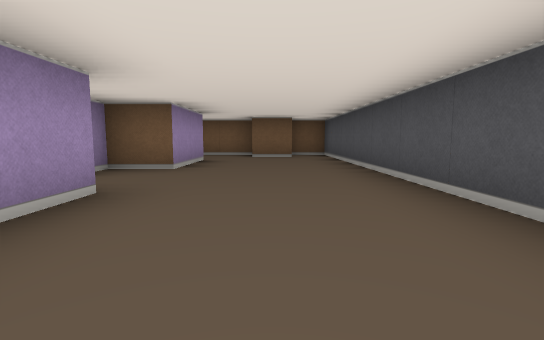
[1] (above)

18 first-person views from a walk through a cub3D ray-caster map. The camera is about half as high as the walls, tilts 6° down and sees 85° across. The floor is counted in squares. Each view is taken from the middle of a square. On the plan, view 1 faces up. The plan holds only what a view shows up to about 9 squares ahead; the rest is blank.

[2]
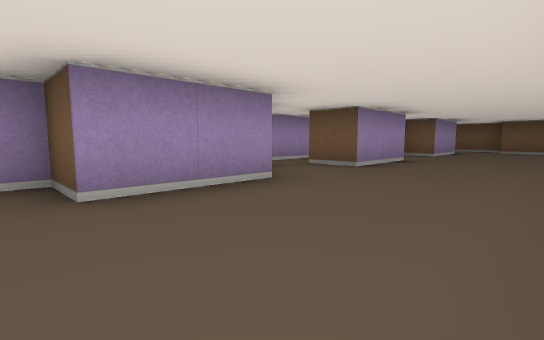

[3]
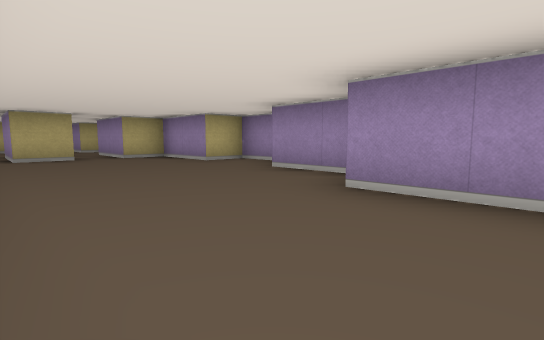

[4]
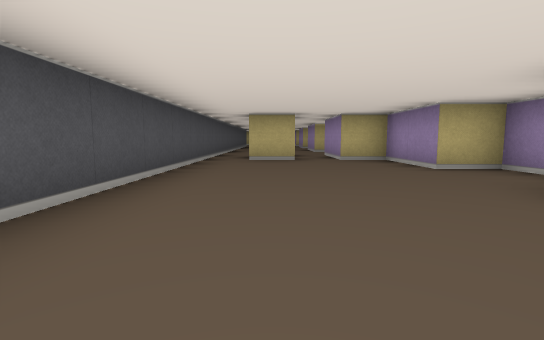

[5]
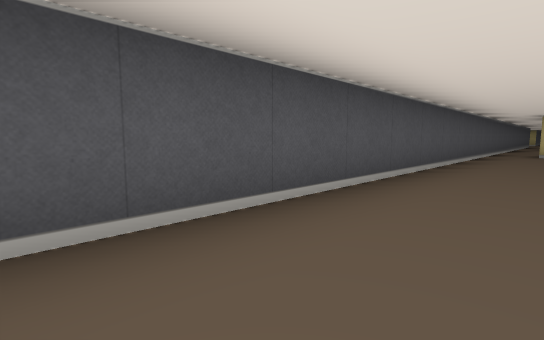

[6]
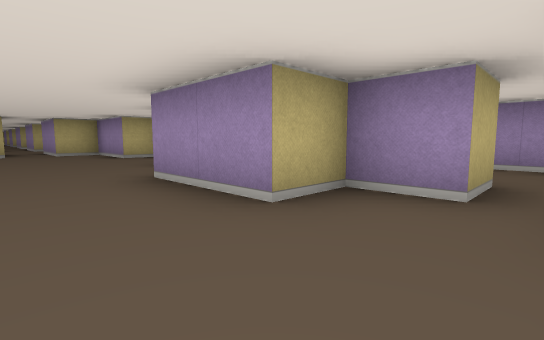

[7]
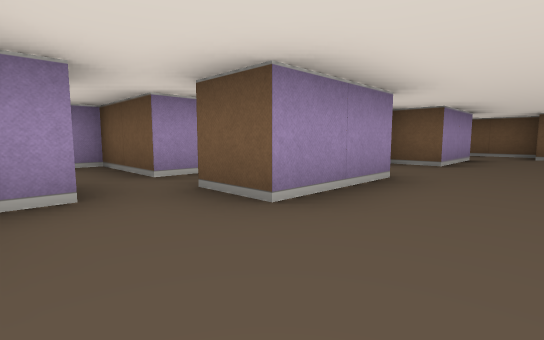

[8]
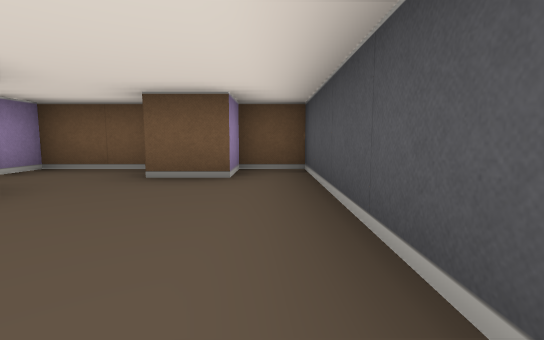

[9]
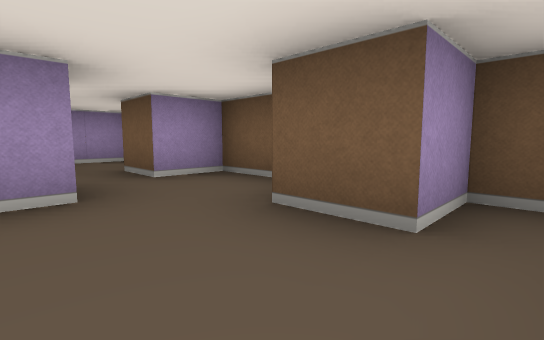

[10]
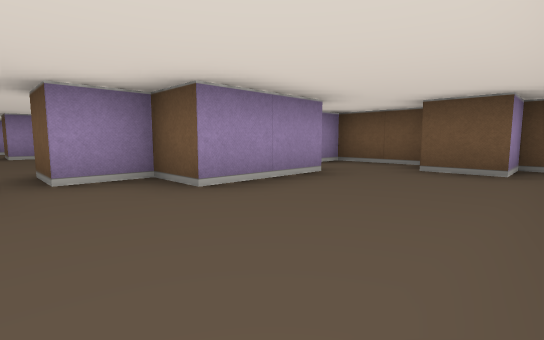

[11]
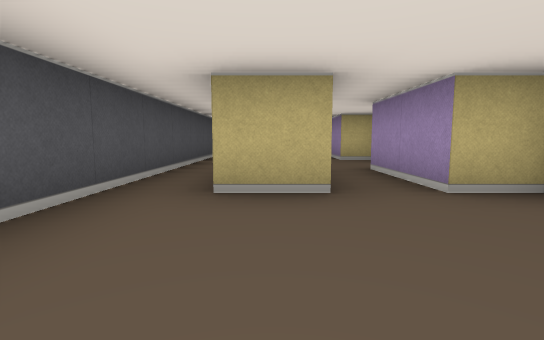

[12]
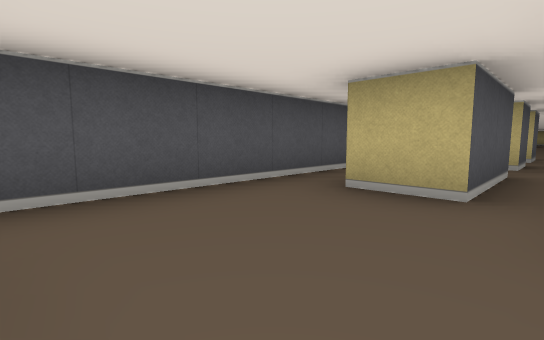

[13]
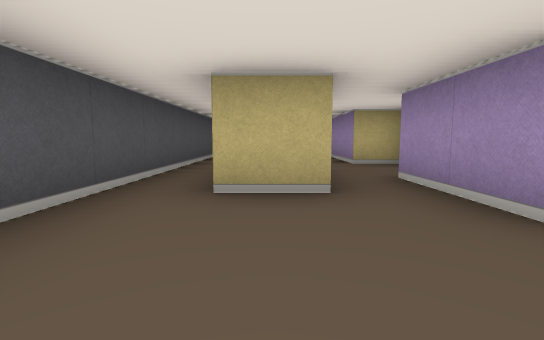

[14]
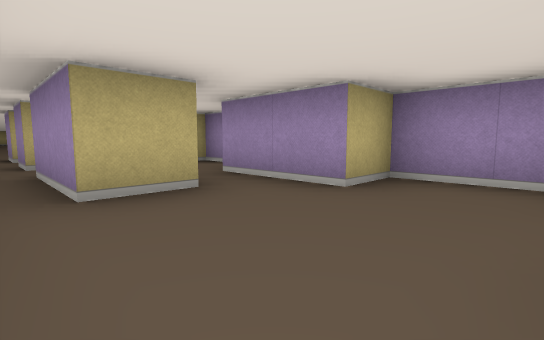

[15]
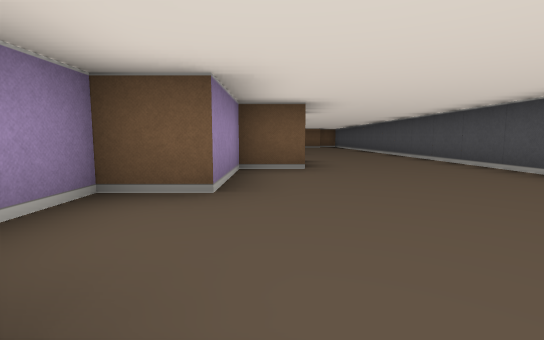

[16]
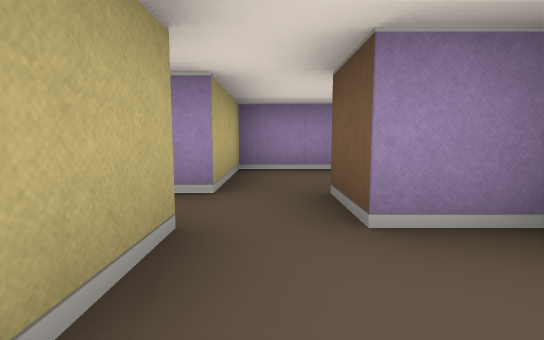

[17]
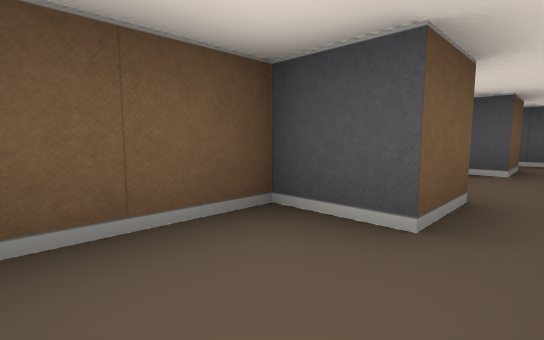

[18]
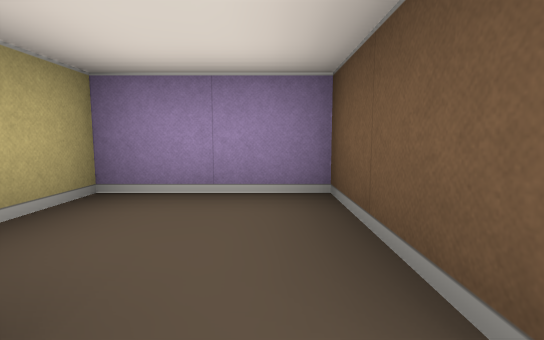

### Floor plan
Ten units are one square. View 1 is at (0, 0); x grows to the right and y downward. Boxes are objects, and circles mark ways between rooms. Rooms are numbered by the first view taken in them; rooms with no view inside come last. Other rooms are left out.
<svg viewBox="-60 -90 80 270">
<path fill="none" stroke="#000" d="M-25 5 -25 15 -15 15 -15 35 -25 35 -25 55 -35 55 -35 75 -25 75 -25 95 -15 95M-15 -26 -15 -5M-25 -65 -15 -65 -15 -45 -25 -45 -25 -35M-35 -65 -35 -61M-6 95 5 95M15 95 15 -85 5 -85 5 -75 -5 -75 -5 -80M-5 -85 -25 -85 -25 -75 -35 -75M-25 121 -25 135 -15 135 -15 155M-5 165 -5 145 5 145 5 165M5 95 5 115M-15 95 -15 115M15 165 15 95M-25 175 -15 175M-55 -82 -55 -65 -35 -65M-35 -75 -35 -85 -50 -85M-35 5 -25 5M-35 -5 -55 -5 -55 15 -45 15M-15 -5 -25 -5"/>
<circle cx="-10" cy="105" r="3" fill="#2a7"/>
<circle cx="10" cy="105" r="3" fill="#2a7"/>
<circle cx="-40" cy="-70" r="3" fill="#2a7"/>
<circle cx="-20" cy="0" r="3" fill="#2a7"/>
<text x="0" y="10">1</text>
<text x="0" y="130">2</text>
<text x="-50" y="-80">3</text>
<text x="-40" y="0">4</text>
</svg>
Room 1 opens to room 2. Room 1 opens to room 3. Room 1 opens to room 4.

Where each view was taken, in squares from view 1:
view 1: 0 up, 0 right, facing up
view 2: 4 down, 1 right, facing up-left
view 3: 2 down, 1 right, facing down-left
view 4: 3 down, 0 right, facing down
view 5: 0 up, 0 right, facing down-right
view 6: 0 up, 0 right, facing down-left
view 7: 1 down, 0 right, facing up-left
view 8: 4 up, 1 right, facing up
view 9: 6 up, 1 right, facing up-left
view 10: 3 up, 1 right, facing up-left
view 11: 7 down, 0 right, facing down
view 12: 12 down, 1 left, facing down-right
view 13: 12 down, 0 right, facing down
view 14: 12 down, 1 right, facing down-left
view 15: 8 down, 2 left, facing up
view 16: 7 up, 1 left, facing left
view 17: 7 up, 5 left, facing up-right
view 18: 0 up, 3 left, facing left
